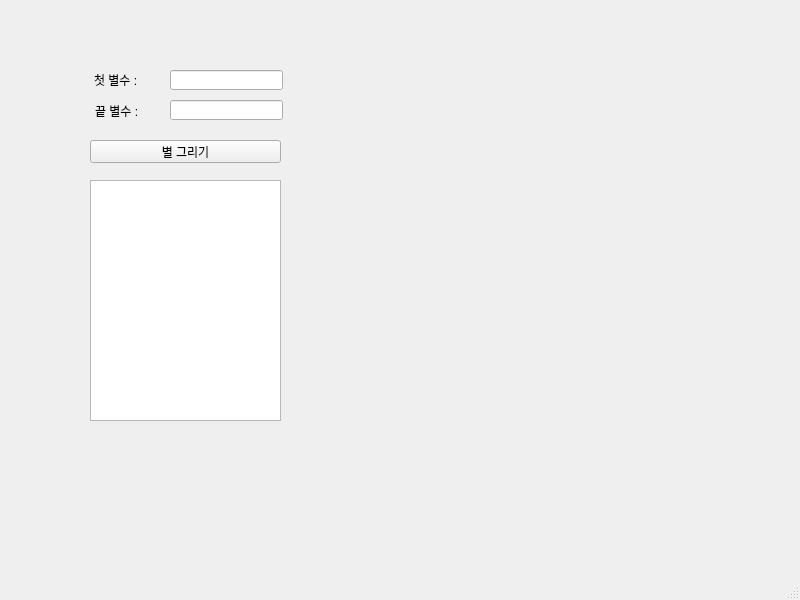
<?xml version="1.0" encoding="UTF-8"?>
<ui version="4.0">
 <class>MainWindow</class>
 <widget class="QMainWindow" name="MainWindow">
  <property name="geometry">
   <rect>
    <x>0</x>
    <y>0</y>
    <width>800</width>
    <height>600</height>
   </rect>
  </property>
  <property name="windowTitle">
   <string>MainWindow</string>
  </property>
  <widget class="QWidget" name="centralwidget">
   <widget class="QLabel" name="lbl_first">
    <property name="geometry">
     <rect>
      <x>94</x>
      <y>74</y>
      <width>56</width>
      <height>12</height>
     </rect>
    </property>
    <property name="text">
     <string>첫 별수 :</string>
    </property>
   </widget>
   <widget class="QLabel" name="lbl_last">
    <property name="geometry">
     <rect>
      <x>95</x>
      <y>105</y>
      <width>56</width>
      <height>12</height>
     </rect>
    </property>
    <property name="text">
     <string>끝 별수 :</string>
    </property>
   </widget>
   <widget class="QLineEdit" name="le_first">
    <property name="geometry">
     <rect>
      <x>170</x>
      <y>70</y>
      <width>113</width>
      <height>20</height>
     </rect>
    </property>
   </widget>
   <widget class="QLineEdit" name="le_last">
    <property name="geometry">
     <rect>
      <x>170</x>
      <y>100</y>
      <width>113</width>
      <height>20</height>
     </rect>
    </property>
   </widget>
   <widget class="QPushButton" name="pb">
    <property name="geometry">
     <rect>
      <x>90</x>
      <y>140</y>
      <width>191</width>
      <height>23</height>
     </rect>
    </property>
    <property name="text">
     <string>별 그리기</string>
    </property>
   </widget>
   <widget class="QTextEdit" name="te">
    <property name="geometry">
     <rect>
      <x>90</x>
      <y>180</y>
      <width>191</width>
      <height>241</height>
     </rect>
    </property>
   </widget>
  </widget>
  <widget class="QMenuBar" name="menubar">
   <property name="geometry">
    <rect>
     <x>0</x>
     <y>0</y>
     <width>800</width>
     <height>21</height>
    </rect>
   </property>
  </widget>
  <widget class="QStatusBar" name="statusbar"/>
 </widget>
 <resources/>
 <connections/>
</ui>
